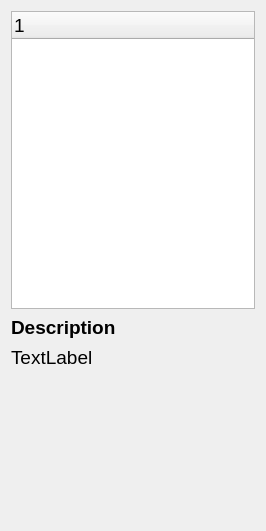
<?xml version="1.0" encoding="UTF-8"?>
<ui version="4.0">
 <class>ParameterFrame</class>
 <widget class="QWidget" name="ParameterFrame">
  <property name="geometry">
   <rect>
    <x>0</x>
    <y>0</y>
    <width>266</width>
    <height>531</height>
   </rect>
  </property>
  <property name="sizePolicy">
   <sizepolicy hsizetype="Expanding" vsizetype="Expanding">
    <horstretch>0</horstretch>
    <verstretch>0</verstretch>
   </sizepolicy>
  </property>
  <property name="font">
   <font>
    <pointsize>14</pointsize>
   </font>
  </property>
  <property name="windowTitle">
   <string>Form</string>
  </property>
  <layout class="QGridLayout" name="gridLayout" rowstretch="12,1,7">
   <item row="2" column="0">
    <widget class="QLabel" name="Lbl_Descript">
     <property name="text">
      <string>TextLabel</string>
     </property>
     <property name="alignment">
      <set>Qt::AlignLeading|Qt::AlignLeft|Qt::AlignTop</set>
     </property>
    </widget>
   </item>
   <item row="1" column="0">
    <widget class="QLabel" name="Lbl_DescriptTitle">
     <property name="font">
      <font>
       <pointsize>14</pointsize>
       <weight>75</weight>
       <bold>true</bold>
      </font>
     </property>
     <property name="text">
      <string>Description</string>
     </property>
     <property name="alignment">
      <set>Qt::AlignLeading|Qt::AlignLeft|Qt::AlignVCenter</set>
     </property>
    </widget>
   </item>
   <item row="0" column="0">
    <widget class="QTreeWidget" name="OptionTree">
     <column>
      <property name="text">
       <string notr="true">1</string>
      </property>
     </column>
    </widget>
   </item>
  </layout>
 </widget>
 <resources/>
 <connections/>
</ui>
